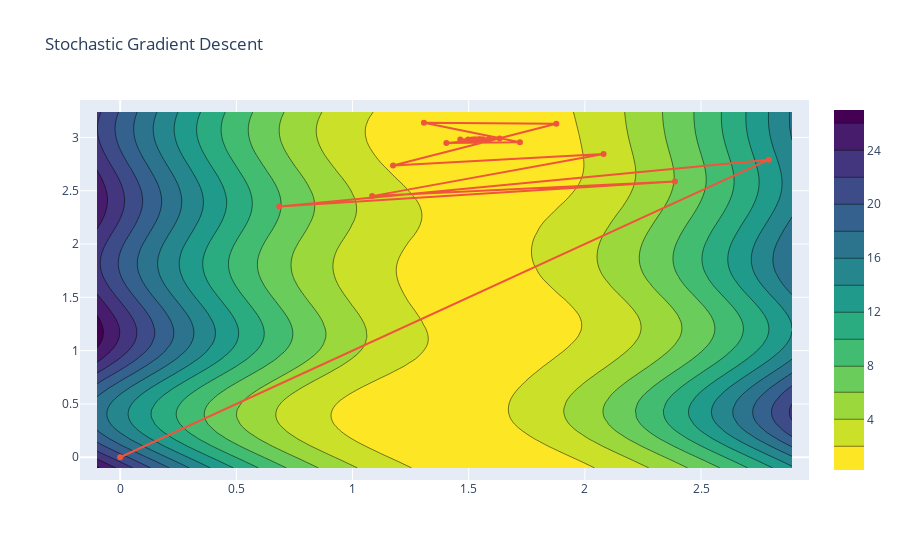

This figure's notebook cell:
### Code cell
contour_plot('Stochastic Gradient Descent', thetas_stoch, average_squared_loss, sin_model, x, y)
